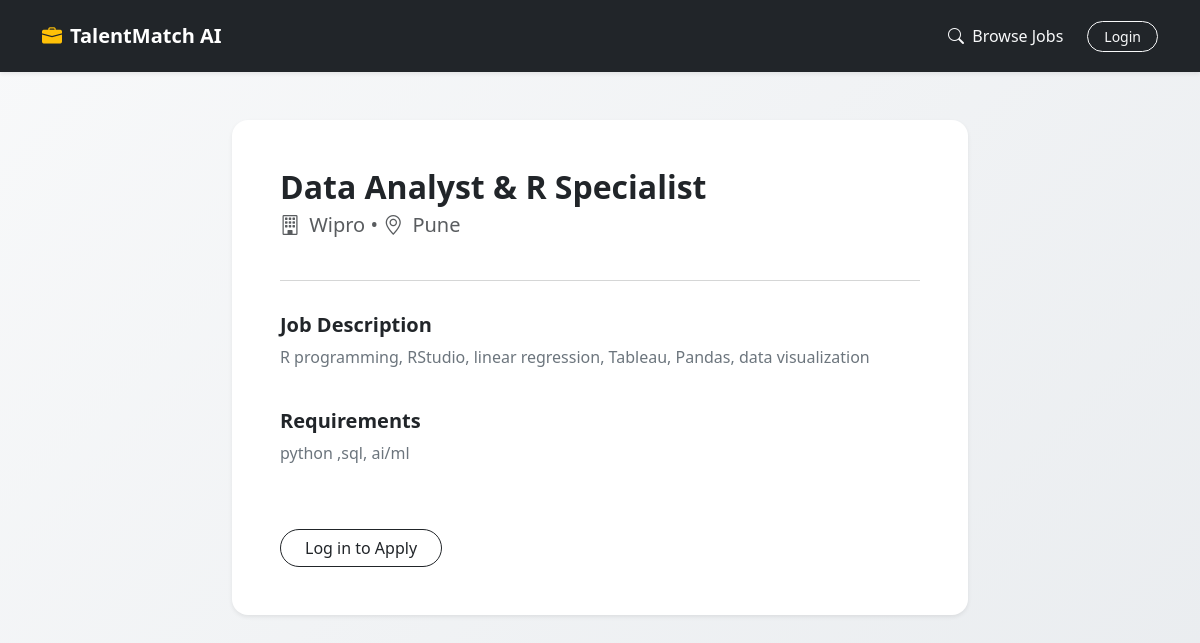
Screenshot of /job/2/ with the database file from the repository.
### jobs/models.py (models this page shows, shortened)
class Job(models.Model):
    title = models.CharField(max_length=200)
    company = models.CharField(max_length=100)
    description = models.TextField()
    requirements = models.TextField()
    location = models.CharField(max_length=100)
    posted_by = models.ForeignKey(User, on_delete=models.CASCADE, related_name='posted_jobs')
    created_at = models.DateTimeField(auto_now_add=True)

### jobs/views.py (the view)
# urls.py: path('job/<int:pk>/', views.job_detail, name='job_detail'),
def job_detail(request, pk):
    job = get_object_or_404(Job, pk=pk)
    has_applied = False
    if request.user.is_authenticated:
        has_applied = JobApplication.objects.filter(job=job, candidate=request.user).exists()
    return render(request, 'jobs/job_detail.html', {'job': job, 'has_applied': has_applied})

### jobs/templates/jobs/job_detail.html
{% extends 'jobs/base_jobs.html' %}
{% block content %}
<div class="row justify-content-center">
    <div class="col-lg-8">
        <div class="card border-0 shadow-sm rounded-4 p-5 bg-white">
            <h2 class="fw-bold text-dark mb-1">{{ job.title }}</h2>
            <p class="text-muted fs-5 mb-4"><i class="bi bi-building me-1"></i> {{ job.company }} &bull; <i class="bi bi-geo-alt me-1"></i> {{ job.location }}</p>
            <hr class="text-muted">
            <h5 class="fw-bold mt-3">Job Description</h5>
            <p class="text-secondary" style="white-space: pre-line;">{{ job.description }}</p>
            <h5 class="fw-bold mt-4">Requirements</h5>
            <p class="text-secondary" style="white-space: pre-line;">{{ job.requirements }}</p>
            <div class="mt-5">
                {% if user.is_authenticated %}
                    {% if has_applied %}
                        <button class="btn btn-success rounded-pill px-4" disabled><i class="bi bi-check-circle me-2"></i> Application Submitted & Scored</button>
                        <a href="{% url 'my_applications' %}" class="btn btn-outline-secondary rounded-pill px-4 ms-2">View Score Dashboard</a>
                    {% else %}
                        <a href="{% url 'apply_to_job' job.id %}" class="btn btn-warning fw-bold text-dark rounded-pill px-5 shadow-sm py-2">Apply with AI Resume Match</a>
                    {% endif %}
                {% else %}
                    <a href="{% url 'login' %}" class="btn btn-outline-dark rounded-pill px-4">Log in to Apply</a>
                {% endif %}
            </div>
        </div>
    </div>
</div>
{% endblock %}

### jobs/templates/jobs/base_jobs.html (style rules this page uses)
body { background: linear-gradient(135deg, #f8f9fa 0%, #e9ecef 100%); min-height: 100vh; }
.card { transition: transform 0.2s; }

### rows the page displays
Job: title "Data Analyst & R Specialist", company "Wipro", location "Pune", description "R programming, RStudio, linear regression, Tableau, Pandas, data visualization", requirements "python ,sql, ai/ml"
